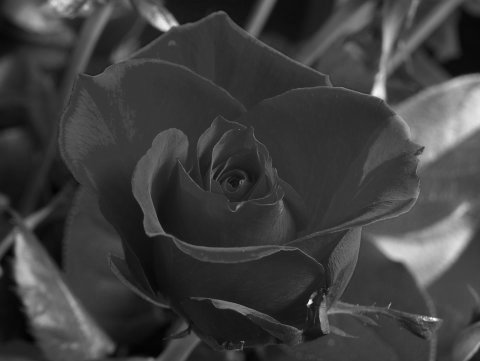
//> input picture OpencvTutorials/grayscale.jpg, 480 x 361 px
$ ./Detect_Edge_Grayscale_Image_2   (built with g++ and OpenCV 4)
//> lines starting //> are read from the running program, lines starting //| are printed output that depends on the picture
#include <opencv2/imgproc.hpp>
#include <opencv2/highgui.hpp>
#include <stdlib.h>
#include <stdio.h>

using namespace cv;

/* @function main */
int main(int argc, char** argv)
{
	Mat src, src_gray, dst;
	int kernel_size = 3;
	int scale = 1;
	int delta = 0;
	int ddepth = CV_16S;
	char* window_name = "Laplace Demo";

	int c;

	/// Load an image
	src = imread("grayscale.jpg");
//> src is the input picture: 361 rows x 480 cols, CV_8UC3; min 1, max 255, mean 62.7

	if (!src.data)
	{
		return -1;
	}

	/// Remove noise by blurring with a Gaussian filter
	GaussianBlur(src, src, Size(3, 3), 0, 0, BORDER_DEFAULT);

	/// Convert the image to grayscale
	cvtColor(src, src_gray, COLOR_RGB2GRAY);

	/// Create window
	namedWindow(window_name, WINDOW_AUTOSIZE);

	/// Apply Laplace function
	Mat abs_dst;

	Laplacian(src_gray, dst, ddepth, kernel_size, scale, delta, BORDER_DEFAULT);
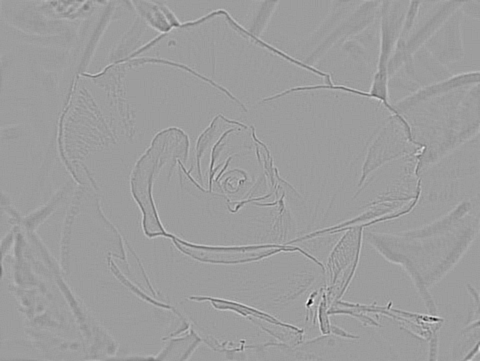
//> dst: 361 rows x 480 cols, CV_16SC1; min -366, max 228, mean 0; drawn with min black and max white
	convertScaleAbs(dst, abs_dst);
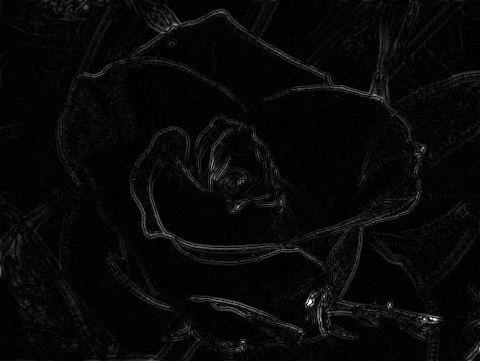
//> abs_dst: 361 rows x 480 cols, CV_8UC1; min 0, max 255, mean 8

	/// Show what you got
	imshow(window_name, abs_dst);

	waitKey(0);

	return 0;
}
